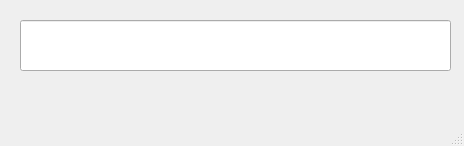
<?xml version="1.0" encoding="UTF-8"?>
<ui version="4.0">
 <class>Image</class>
 <widget class="QMainWindow" name="Image">
  <property name="geometry">
   <rect>
    <x>0</x>
    <y>0</y>
    <width>464</width>
    <height>146</height>
   </rect>
  </property>
  <property name="windowTitle">
   <string>MainWindow</string>
  </property>
  <widget class="QWidget" name="centralwidget">
   <widget class="QLineEdit" name="lineEdit">
    <property name="geometry">
     <rect>
      <x>20</x>
      <y>20</y>
      <width>431</width>
      <height>51</height>
     </rect>
    </property>
   </widget>
  </widget>
  <widget class="QMenuBar" name="menubar">
   <property name="geometry">
    <rect>
     <x>0</x>
     <y>0</y>
     <width>464</width>
     <height>24</height>
    </rect>
   </property>
  </widget>
  <widget class="QStatusBar" name="statusbar"/>
 </widget>
 <resources/>
 <connections/>
</ui>
